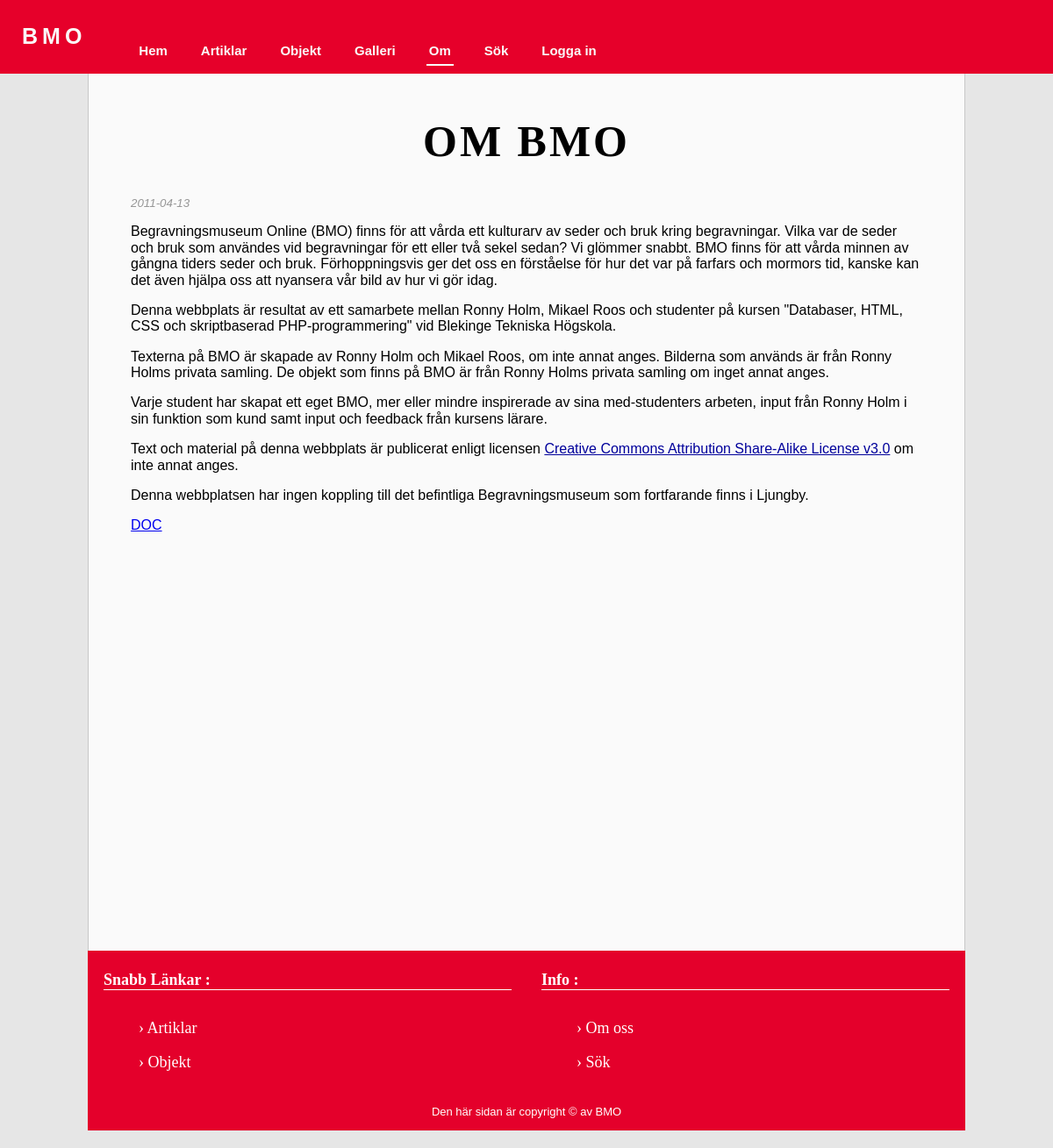
Screenshot of /public/about.php with the database file from the repository.
### tables this page shows
CREATE TABLE "Article" ("id" INTEGER PRIMARY KEY  AUTOINCREMENT  NOT NULL  UNIQUE , "category" TEXT, "title" TEXT, "content" TEXT, "author" TEXT, "pubdate" DATETIME NOT NULL  DEFAULT CURRENT_DATE);

### src/database.php (called while the page is built, shortened)
<?php
function getArticle(): string
{
    $sql = <<<EOD
    SELECT
        category,
        title,
        content,
        author,
        pubdate
    FROM Article
    WHERE
        id = ?
    ;
    EOD;
    return $sql;
}

### view/pages/about.php (called while the page is built, shortened)
<?php
$articleTitle = "4";
$dsn = getDsn("bmo.sqlite");
$db = connectToDatabase($dsn);
$sql = getArticle();
$satment = $db->prepare($sql);
$args = [$articleTitle];
$satment->execute($args);
$result = $satment->fetch();
$category = htmlentities($result["category"] ?? "");
$articleTitle = htmlentities($result["title"] ?? "");
$aboutContent = $result["content"] ?? "";
$pubdate = htmlentities($result["pubdate"] ?? "");

### public/about.php (the view, shortened to what this page needs)
<?php
    include('../view/header.php');
    include('../view/navbar.php');
    include('../view/pages/about.php');
?>
<main class="main">
    <?php if ($category === "about") : ?>
        <header>
            <h1 class="page_title">
                <?= $articleTitle ?>
            </h1>
            <p class="about_date">
                <?= $pubdate ?>
            </p>
        </header>
        <div class="about">
            <?= $aboutContent ?>
        </div>
        <a href="doc.php">DOC</a>
    <?php else : ?>
        <p>
            Kunde inte hitta Artikeln.
        </p>
    <?php endif; ?>
</main>
<?php include('../view/footer.php') ?>

### public/css/style.css (style rules this page uses)
ul, h1, h2, h3, h4 { font-family:'Noto'; }
p { font-family:Arial, Helvetica, sans-serif; }
html { background: rgb(230, 230, 230); }
.main { margin: 0 auto; max-width: 1000px; min-height: 1000px; padding: 1em 3em; background: rgb(250, 250, 250); border-right: 1px solid rgb(200,200,200); border-left: 1px solid rgb(200,200,200); }
.page_title { letter-spacing: 3px; text-align: center; font-size: 50px; text-transform: uppercase; }

### public/css/init.css (style rules this page uses)
html { box-sizing: border-box; }
*, *:before, *:after { box-sizing: inherit; }
html { line-height: 1.15; background-color: #333; }
body { margin: 0; overflow-y: scroll; font-family: "Fira Sans", "Source Sans Pro", Helvetica, Arial, sans-serif; }

### public/css/article.css (style rules this page uses)
.about_date { font-size: smaller; color: rgb(150, 150, 150); font-style: italic; }
.about a { color: rgb(0, 0, 155); }

### rows the page displays
article: title "OM BMO", pubdate "2011-04-13", content "Begravningsmuseum Online (BMO) finns för att vårda ett kulturarv av seder och bruk kring begravningar. Vilka var de seder och bruk som användes vid begravningar för ett eller två sekel sedan? Vi glömmer snabbt. BMO finns för att vårda minnen av gångna tiders seder och bruk. Förhoppningsvis ger det oss en förståelse för hur det var på farfars och mormors tid, kanske kan det även hjälpa oss att nyansera vår bild av hur vi gör idag. Denna webbplats är resultat av ett samarbete mellan Ronny Holm, Mikael Roos och studenter på kursen \"Databaser, HTML, CSS och skriptbaserad PHP-programmering\" vid Blekinge Tekniska Högskola. Texterna på BMO är skapade av Ronny Holm och Mikael Roos, om inte annat…"
